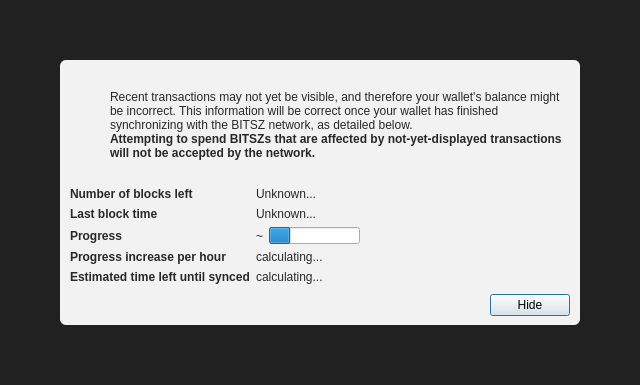
<?xml version="1.0" encoding="UTF-8"?>
<ui version="4.0">
 <class>ModalOverlay</class>
 <widget class="QWidget" name="ModalOverlay">
  <property name="geometry">
   <rect>
    <x>0</x>
    <y>0</y>
    <width>640</width>
    <height>385</height>
   </rect>
  </property>
  <property name="windowTitle">
   <string>Form</string>
  </property>
  <layout class="QVBoxLayout" name="verticalLayout" stretch="0">
   <property name="sizeConstraint">
    <enum>QLayout::SetDefaultConstraint</enum>
   </property>
   <property name="leftMargin">
    <number>0</number>
   </property>
   <property name="topMargin">
    <number>0</number>
   </property>
   <property name="rightMargin">
    <number>0</number>
   </property>
   <property name="bottomMargin">
    <number>0</number>
   </property>
   <item>
    <widget class="QWidget" name="bgWidget" native="true">
     <property name="styleSheet">
      <string notr="true">#bgWidget { background: rgba(0,0,0,220); }</string>
     </property>
     <layout class="QVBoxLayout" name="verticalLayoutMain" stretch="1">
      <property name="leftMargin">
       <number>60</number>
      </property>
      <property name="topMargin">
       <number>60</number>
      </property>
      <property name="rightMargin">
       <number>60</number>
      </property>
      <property name="bottomMargin">
       <number>60</number>
      </property>
      <item>
       <widget class="QWidget" name="contentWidget" native="true">
        <property name="styleSheet">
         <string notr="true">#contentWidget { background: rgba(255,255,255,240); border-radius: 6px; }

QLabel { color: rgb(40,40,40);  }</string>
        </property>
        <layout class="QVBoxLayout" name="verticalLayoutSub" stretch="1,0,0,0">
         <property name="spacing">
          <number>0</number>
         </property>
         <property name="leftMargin">
          <number>10</number>
         </property>
         <property name="topMargin">
          <number>10</number>
         </property>
         <property name="rightMargin">
          <number>10</number>
         </property>
         <property name="bottomMargin">
          <number>10</number>
         </property>
         <item>
          <layout class="QHBoxLayout" name="horizontalLayoutIconText" stretch="0,1">
           <property name="topMargin">
            <number>20</number>
           </property>
           <item>
            <layout class="QVBoxLayout" name="verticalLayoutIcon">
             <property name="leftMargin">
              <number>0</number>
             </property>
             <item>
              <widget class="QPushButton" name="warningIcon">
               <property name="enabled">
                <bool>false</bool>
               </property>
               <property name="text">
                <string/>
               </property>
               <property name="icon">
                <iconset>
                 <normaloff>:/icons/warning</normaloff>
                 <disabledoff>:/icons/warning</disabledoff>:/icons/warning</iconset>
               </property>
               <property name="iconSize">
                <size>
                 <width>48</width>
                 <height>48</height>
                </size>
               </property>
               <property name="flat">
                <bool>true</bool>
               </property>
              </widget>
             </item>
             <item>
              <spacer name="verticalSpacerWarningIcon">
               <property name="orientation">
                <enum>Qt::Vertical</enum>
               </property>
               <property name="sizeHint" stdset="0">
                <size>
                 <width>20</width>
                 <height>40</height>
                </size>
               </property>
              </spacer>
             </item>
            </layout>
           </item>
           <item>
            <layout class="QVBoxLayout" name="verticalLayoutInfoText">
             <property name="leftMargin">
              <number>0</number>
             </property>
             <property name="topMargin">
              <number>0</number>
             </property>
             <item>
              <widget class="QLabel" name="infoText">
               <property name="text">
                <string>Recent transactions may not yet be visible, and therefore your wallet's balance might be incorrect. This information will be correct once your wallet has finished synchronizing with the BITSZ network, as detailed below.</string>
               </property>
               <property name="textFormat">
                <enum>Qt::RichText</enum>
               </property>
               <property name="wordWrap">
                <bool>true</bool>
               </property>
              </widget>
             </item>
             <item>
              <widget class="QLabel" name="infoTextStrong">
               <property name="font">
                <font>
                 <weight>75</weight>
                 <bold>true</bold>
                </font>
               </property>
               <property name="text">
                <string>Attempting to spend BITSZs that are affected by not-yet-displayed transactions will not be accepted by the network.</string>
               </property>
               <property name="textFormat">
                <enum>Qt::RichText</enum>
               </property>
               <property name="wordWrap">
                <bool>true</bool>
               </property>
              </widget>
             </item>
             <item>
              <spacer name="verticalSpacerInTextSpace">
               <property name="orientation">
                <enum>Qt::Vertical</enum>
               </property>
               <property name="sizeHint" stdset="0">
                <size>
                 <width>20</width>
                 <height>40</height>
                </size>
               </property>
              </spacer>
             </item>
            </layout>
           </item>
          </layout>
         </item>
         <item>
          <spacer name="verticalSpacerAfterText">
           <property name="orientation">
            <enum>Qt::Vertical</enum>
           </property>
           <property name="sizeHint" stdset="0">
            <size>
             <width>20</width>
             <height>40</height>
            </size>
           </property>
          </spacer>
         </item>
         <item>
          <layout class="QFormLayout" name="formLayout">
           <property name="fieldGrowthPolicy">
            <enum>QFormLayout::FieldsStayAtSizeHint</enum>
           </property>
           <property name="horizontalSpacing">
            <number>6</number>
           </property>
           <property name="verticalSpacing">
            <number>6</number>
           </property>
           <property name="topMargin">
            <number>10</number>
           </property>
           <item row="0" column="0">
            <widget class="QLabel" name="labelNumberOfBlocksLeft">
             <property name="font">
              <font>
               <weight>75</weight>
               <bold>true</bold>
              </font>
             </property>
             <property name="text">
              <string>Number of blocks left</string>
             </property>
            </widget>
           </item>
           <item row="0" column="1">
            <widget class="QLabel" name="numberOfBlocksLeft">
             <property name="text">
              <string>Unknown...</string>
             </property>
            </widget>
           </item>
           <item row="1" column="0">
            <widget class="QLabel" name="labelLastBlockTime">
             <property name="font">
              <font>
               <weight>75</weight>
               <bold>true</bold>
              </font>
             </property>
             <property name="text">
              <string>Last block time</string>
             </property>
            </widget>
           </item>
           <item row="1" column="1">
            <widget class="QLabel" name="newestBlockDate">
             <property name="sizePolicy">
              <sizepolicy hsizetype="Maximum" vsizetype="Preferred">
               <horstretch>0</horstretch>
               <verstretch>0</verstretch>
              </sizepolicy>
             </property>
             <property name="text">
              <string>Unknown...</string>
             </property>
            </widget>
           </item>
           <item row="2" column="0">
            <widget class="QLabel" name="labelSyncDone">
             <property name="font">
              <font>
               <weight>75</weight>
               <bold>true</bold>
              </font>
             </property>
             <property name="text">
              <string>Progress</string>
             </property>
            </widget>
           </item>
           <item row="2" column="1">
            <layout class="QHBoxLayout" name="horizontalLayoutSync" stretch="0,1">
             <item>
              <widget class="QLabel" name="percentageProgress">
               <property name="text">
                <string notr="true">~</string>
               </property>
              </widget>
             </item>
             <item>
              <widget class="QProgressBar" name="progressBar">
               <property name="value">
                <number>24</number>
               </property>
               <property name="format">
                <string/>
               </property>
              </widget>
             </item>
            </layout>
           </item>
           <item row="4" column="0">
            <widget class="QLabel" name="labelProgressIncrease">
             <property name="font">
              <font>
               <weight>75</weight>
               <bold>true</bold>
              </font>
             </property>
             <property name="text">
              <string>Progress increase per hour</string>
             </property>
            </widget>
           </item>
           <item row="4" column="1">
            <widget class="QLabel" name="progressIncreasePerH">
             <property name="text">
              <string>calculating...</string>
             </property>
            </widget>
           </item>
           <item row="5" column="0">
            <widget class="QLabel" name="labelEstimatedTimeLeft">
             <property name="font">
              <font>
               <weight>75</weight>
               <bold>true</bold>
              </font>
             </property>
             <property name="text">
              <string>Estimated time left until synced</string>
             </property>
            </widget>
           </item>
           <item row="5" column="1">
            <widget class="QLabel" name="expectedTimeLeft">
             <property name="text">
              <string>calculating...</string>
             </property>
            </widget>
           </item>
          </layout>
         </item>
         <item>
          <layout class="QHBoxLayout" name="horizontalLayoutButtons">
           <property name="leftMargin">
            <number>10</number>
           </property>
           <property name="topMargin">
            <number>10</number>
           </property>
           <item>
            <spacer name="horizontalSpacer">
             <property name="orientation">
              <enum>Qt::Horizontal</enum>
             </property>
             <property name="sizeHint" stdset="0">
              <size>
               <width>40</width>
               <height>20</height>
              </size>
             </property>
            </spacer>
           </item>
           <item>
            <widget class="QPushButton" name="closeButton">
             <property name="text">
              <string>Hide</string>
             </property>
             <property name="shortcut">
              <string>Esc</string>
             </property>
             <property name="focusPolicy">
              <enum>Qt::StrongFocus</enum>
             </property>
             <property name="default">
              <bool>true</bool>
             </property>
            </widget>
           </item>
          </layout>
         </item>
        </layout>
       </widget>
      </item>
     </layout>
    </widget>
   </item>
  </layout>
 </widget>
 <resources/>
 <connections/>
</ui>
